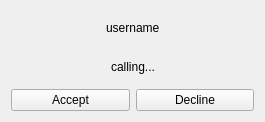
<?xml version="1.0" encoding="UTF-8"?>
<ui version="4.0">
 <class>CallingMenu</class>
 <widget class="QWidget" name="CallingMenu">
  <property name="geometry">
   <rect>
    <x>0</x>
    <y>0</y>
    <width>265</width>
    <height>122</height>
   </rect>
  </property>
  <property name="sizePolicy">
   <sizepolicy hsizetype="Fixed" vsizetype="Fixed">
    <horstretch>0</horstretch>
    <verstretch>0</verstretch>
   </sizepolicy>
  </property>
  <property name="minimumSize">
   <size>
    <width>100</width>
    <height>100</height>
   </size>
  </property>
  <property name="maximumSize">
   <size>
    <width>1920</width>
    <height>1080</height>
   </size>
  </property>
  <property name="windowTitle">
   <string>Form</string>
  </property>
  <layout class="QGridLayout" name="gridLayout">
   <item row="0" column="0">
    <layout class="QVBoxLayout" name="verticalLayout">
     <item>
      <layout class="QHBoxLayout" name="horizontalLayout">
       <item>
        <spacer name="horizontalSpacer_3">
         <property name="orientation">
          <enum>Qt::Horizontal</enum>
         </property>
         <property name="sizeHint" stdset="0">
          <size>
           <width>40</width>
           <height>20</height>
          </size>
         </property>
        </spacer>
       </item>
       <item>
        <widget class="QLabel" name="usernameLabel">
         <property name="text">
          <string>username</string>
         </property>
        </widget>
       </item>
       <item>
        <spacer name="horizontalSpacer_4">
         <property name="orientation">
          <enum>Qt::Horizontal</enum>
         </property>
         <property name="sizeHint" stdset="0">
          <size>
           <width>40</width>
           <height>20</height>
          </size>
         </property>
        </spacer>
       </item>
      </layout>
     </item>
     <item>
      <layout class="QHBoxLayout" name="horizontalLayout_2">
       <item>
        <spacer name="horizontalSpacer">
         <property name="orientation">
          <enum>Qt::Horizontal</enum>
         </property>
         <property name="sizeHint" stdset="0">
          <size>
           <width>40</width>
           <height>20</height>
          </size>
         </property>
        </spacer>
       </item>
       <item>
        <widget class="QLabel" name="label_2">
         <property name="text">
          <string>calling...</string>
         </property>
        </widget>
       </item>
       <item>
        <spacer name="horizontalSpacer_2">
         <property name="orientation">
          <enum>Qt::Horizontal</enum>
         </property>
         <property name="sizeHint" stdset="0">
          <size>
           <width>40</width>
           <height>20</height>
          </size>
         </property>
        </spacer>
       </item>
      </layout>
     </item>
     <item>
      <layout class="QHBoxLayout" name="horizontalLayout_3">
       <item>
        <widget class="QPushButton" name="acceptCallingButton">
         <property name="text">
          <string>Accept</string>
         </property>
        </widget>
       </item>
       <item>
        <widget class="QPushButton" name="declineCallingButton">
         <property name="text">
          <string>Decline</string>
         </property>
        </widget>
       </item>
      </layout>
     </item>
    </layout>
   </item>
  </layout>
 </widget>
 <resources/>
 <connections/>
</ui>
